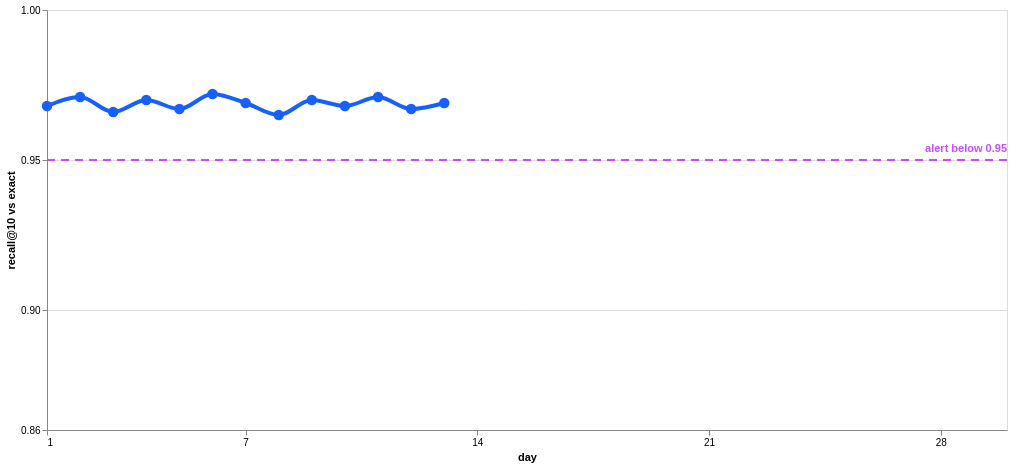

Specify this chart in Vega-Lite:
### Vega-Lite specification from a JSON file in a GitHub repository (floating-point values rounded to 4 significant figures)
{"$schema": "https://vega.github.io/schema/vega-lite/v5.json", "description": "Illustrative: daily recall@10 of a production index scored against exact-search ground truth for a golden query set. Stage 0 steady state, stage 1 a catalogue growth regression crossing the alert line, stage 2 recovery after retuning nprobe.", "width": 960, "height": 420, "params": [{"name": "stage", "value": 0}], "data": {"values": [{"day": 1, "recall": 0.968}, {"day": 2, "recall": 0.971}, {"day": 3, "recall": 0.966}, {"day": 4, "recall": 0.97}, {"day": 5, "recall": 0.967}, {"day": 6, "recall": 0.972}, {"day": 7, "recall": 0.969}, {"day": 8, "recall": 0.965}, {"day": 9, "recall": 0.97}, {"day": 10, "recall": 0.968}, {"day": 11, "recall": 0.971}, {"day": 12, "recall": 0.967}, {"day": 13, "recall": 0.969}, {"day": 14, "recall": 0.931}, {"day": 15, "recall": 0.902}, {"day": 16, "recall": 0.889}, {"day": 17, "recall": 0.884}, {"day": 18, "recall": 0.886}, {"day": 19, "recall": 0.883}, {"day": 20, "recall": 0.962}, {"day": 21, "recall": 0.968}, {"day": 22, "recall": 0.97}, {"day": 23, "recall": 0.967}, {"day": 24, "recall": 0.971}, {"day": 25, "recall": 0.969}, {"day": 26, "recall": 0.972}, {"day": 27, "recall": 0.968}, {"day": 28, "recall": 0.97}, {"day": 29, "recall": 0.971}, {"day": 30, "recall": 0.969}]}, "transform": [{"filter": "datum.day <= (stage === 0 ? 13 : stage === 1 ? 19 : 30)"}], "encoding": {"x": {"field": "day", "type": "quantitative", "scale": {"domain": [1, 30]}, "axis": {"title": "day", "values": [1, 7, 14, 21, 28], "grid": false}}, "y": {"field": "recall", "type": "quantitative", "scale": {"domain": [0.86, 1.0]}, "axis": {"title": "recall@10 vs exact", "format": ".2f", "values": [0.86, 0.9, 0.95, 1.0]}}}, "layer": [{"data": {"values": [{"y": 0.95}]}, "transform": [], "mark": {"type": "rule", "strokeDash": [8, 6], "strokeWidth": 2, "color": "#c84cff"}, "encoding": {"x": null, "y": {"field": "y", "type": "quantitative"}}}, {"data": {"values": [{"x": 30, "y": 0.95, "t": "alert below 0.95"}]}, "transform": [], "mark": {"type": "text", "align": "right", "baseline": "bottom", "dy": -6, "color": "#c84cff", "fontWeight": 600}, "encoding": {"x": {"field": "x", "type": "quantitative"}, "y": {"field": "y", "type": "quantitative"}, "text": {"field": "t"}}}, {"mark": {"type": "line", "strokeWidth": 4, "interpolate": "monotone", "color": "#175fff"}}, {"mark": {"type": "circle", "size": 110, "opacity": 1}, "encoding": {"color": {"condition": {"test": "datum.recall < 0.95", "value": "#c84cff"}, "value": "#175fff"}, "tooltip": [{"field": "day"}, {"field": "recall", "format": ".3f"}]}}, {"data": {"values": [{"x": 14, "t": ["+30% catalogue,", "same nprobe"], "s": 1, "y": 0.879}, {"x": 20, "t": ["retune:", "nprobe 16 → 32"], "s": 2, "y": 0.879}]}, "transform": [], "layer": [{"mark": {"type": "rule", "strokeDash": [4, 4], "strokeWidth": 2, "color": "#061982"}, "encoding": {"x": {"field": "x", "type": "quantitative"}, "y": null, "opacity": {"condition": {"test": "stage >= datum.s", "value": 0.5}, "value": 0}}}, {"mark": {"type": "text", "align": "left", "baseline": "top", "dx": 10, "lineHeight": 26, "color": "#061982"}, "encoding": {"x": {"field": "x", "type": "quantitative"}, "y": {"field": "y", "type": "quantitative"}, "text": {"field": "t"}, "opacity": {"condition": {"test": "stage >= datum.s", "value": 1}, "value": 0}}}]}]}
